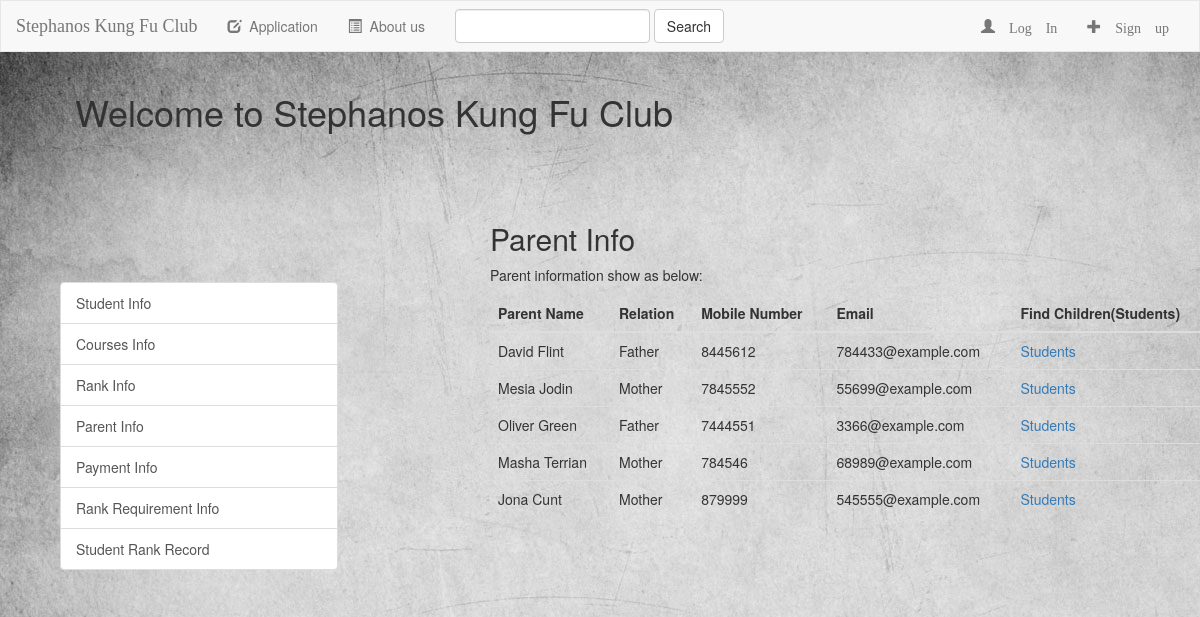
Screenshot of /skf/parent/ with the database file from the repository.
### skf/models.py (models this page shows, shortened)
class Parent(models.Model):
    students = models.ManyToManyField(Student)
    name = models.CharField(max_length=500)
    relation = models.CharField(max_length=500)
    mobile = models.CharField(max_length=500)
    email = models.CharField(max_length=500)

### skf/views.py (the view)
class ParentView(generic.ListView):
    context_object_name = "parents"
    template_name = 'skf/parent.html'
    def get_queryset(self):
        return Parent.objects.all()

### skf/templates/skf/parent.html (shortened to what this page needs)
{% extends "skf/base.html" %}
{% block body %}
    <h2>Parent Info</h2>
    <p>Parent information show as below:</p>
    <table class="table table-hover">
        <thead>
        <tr>
            <th>Parent Name</th>
            <th>Relation</th>
            <th>Mobile Number</th>
            <th>Email</th>
            <th>Find Children(Students)</th>
        </tr>
        </thead>
        <tbody>
        {% for parent in parents %}
            <tr>
                <td>{{ parent.name }}</td>
                <td>{{ parent.relation }}</td>
                <td>{{ parent.mobile }}</td>
                <td>{{ parent.email }}</td>
                <td><a href="{% url 'skf:par_student' parent.id %}">Students</a></td>
            </tr>
        {% endfor %}
        </tbody>
    </table>
{% endblock %}

### skf/static/skf/style.css (style rules this page uses)
body { background: white url("images/background.jpg"); }

### rows the page displays
Parent: name "David Flint", relation "Father", mobile "8445612", email "784433@example.com"
Parent: name "Mesia Jodin", relation "Mother", mobile "7845552", email "55699@example.com"
Parent: name "Oliver Green", relation "Father", mobile "7444551", email "3366@example.com"
Parent: name "Masha Terrian", relation "Mother", mobile "784546", email "68989@example.com"
Parent: name "Jona Cunt", relation "Mother", mobile "879999", email "545555@example.com"
